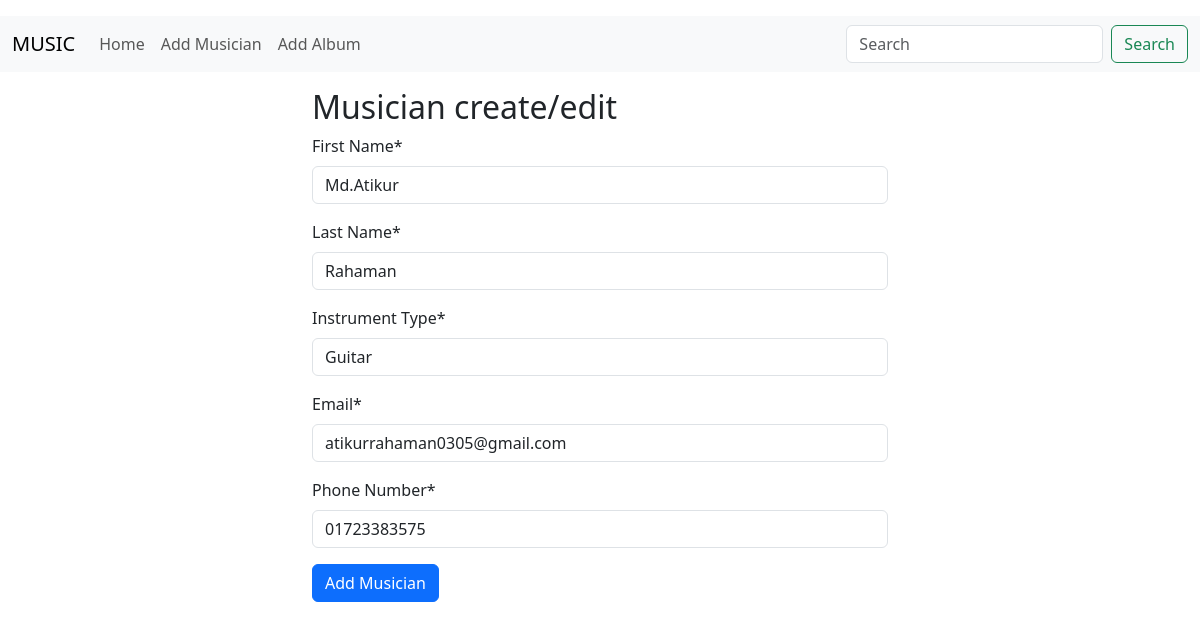
Page /musician/edit_musician/1/ on the committed database.
### musician/models.py (models this page shows, shortened)
class Musician(models.Model):
    first_name = models.CharField(max_length=50)
    last_name = models.CharField(max_length=50)
    instrument_type = models.CharField(max_length=100)
    email = models.EmailField(max_length=100)
    phone = models.CharField(max_length=20)

### musician/views.py (the view)
# urls.py: path('edit_musician/<int:id>/', EditMusicianView.as_view(), name='edit_musician'),
class EditMusicianView(UpdateView):
    model = Musician
    form_class = MusicianForm
    template_name = 'add_musician.html'
    success_url = reverse_lazy('home')
    pk_url_kwarg = 'id'

### musician/forms.py
class MusicianForm(forms.ModelForm):
    class Meta:
        model = Musician
        fields = '__all__'
        labels = {
            'first_name': 'First Name',
            'last_name': 'Last Name',
            'instrument_type': 'Instrument Type',
            'email': 'Email',
            'phone': 'Phone Number'
        }

### musician/templates/add_musician.html
{% extends 'base.html' %} {% load crispy_forms_tags %} {% block content %}
<div class="container w-50 mx-auto">
  <h2>Musician create/edit</h2>
  <form method="post" enctype="multipart/form-data">
    {% csrf_token %} {{ form|crispy }}
    <button type="submit" class="btn btn-primary">Add Musician</button>
  </form>
</div>
{% endblock %}

### rows in the picture
Musician: first_name "Md.Atikur", last_name "Rahaman", instrument_type "Guitar", email "atikurrahaman0305@gmail.com", phone "01723383575"
